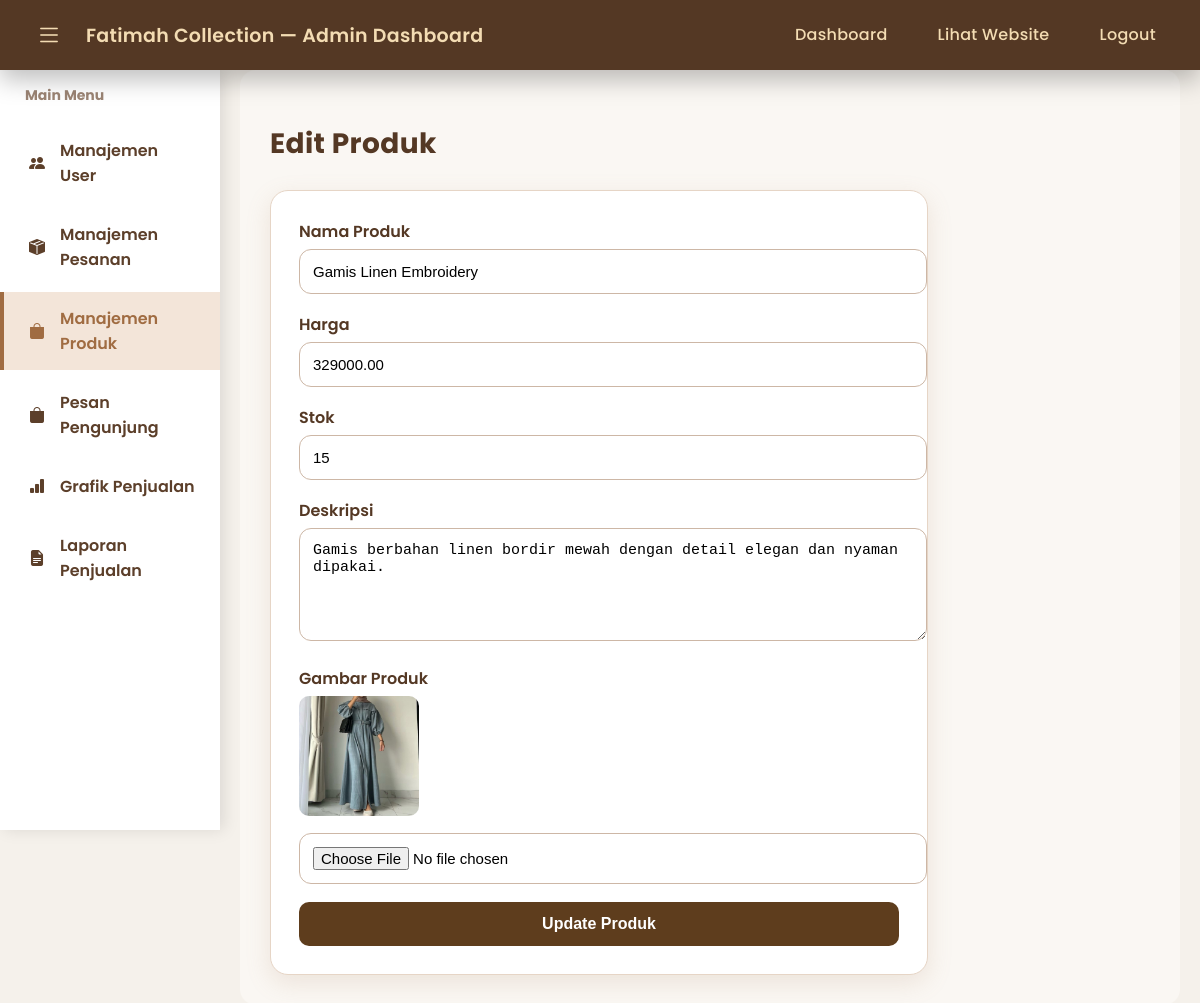
The page /admin/products/edit.php?id=3 on the database its author committed.
### tables this page shows
CREATE TABLE `products` (
  `id` int(11) NOT NULL,
  `sku` varchar(50) DEFAULT NULL,
  `name` varchar(200) NOT NULL,
  `category` varchar(100) NOT NULL,
  `published` tinyint(1) NOT NULL DEFAULT 1,
  `description` text DEFAULT NULL,
  `price` decimal(12,2) NOT NULL,
  `stock` int(11) NOT NULL DEFAULT 0,
  `image` varchar(255) DEFAULT NULL,
  `created_at` datetime DEFAULT current_timestamp()
);

### admin/products/edit.php (the view, shortened to what this page needs)
<?php
include "../layout.php";
$db = new Database();
$conn = $db->conn;
$id = intval($_GET['id']);
$product = $conn->query("SELECT * FROM products WHERE id=$id")->fetch_assoc();
?>
<div class="content">
    <div class="dashboard-container">
        <h2 class="page-title">Edit Produk</h2>
        <div class="form-card">
            <form method="POST" enctype="multipart/form-data">
                <label>Nama Produk</label>
                <input type="text" name="name" value="<?= $product['name'] ?>" required>
                <label>Harga</label>
                <input type="number" name="price" value="<?= $product['price'] ?>" required>
                <label>Stok</label>
                <input type="number" name="stock" value="<?= $product['stock'] ?>" required>
                <label>Deskripsi</label>
                <textarea name="description" rows="5"><?= $product['description'] ?></textarea>
                <label>Gambar Produk</label>
                <img src="../../uploads/products/<?= $product['image'] ?>" width="120"
                     style="border-radius:10px; margin-bottom:10px;">
                <input type="file" name="image">
                <button class="btn-submit" type="submit">Update Produk</button>
            </form>
        </div>
    </div>
</div>

### admin/layout.php (style rules this page uses)
body { margin: 0; padding: 0; font-family: 'Poppins', sans-serif; background: #f5f1eb; transition: .3s; }
.content { margin-left: 220px; margin-top: 70px; padding: 35px 40px; transition: .3s; }

### admin/products/edit.php (style rules this page uses)
.content { padding: 0 20px; }
.dashboard-container { padding: 30px; background: #faf7f3; min-height: 100vh; border-radius: 16px; }
.page-title { font-size: 28px; font-weight: 700; margin-bottom: 25px; color: #543824; letter-spacing: 0.4px; }
.form-card { background: #fff; padding: 28px; border-radius: 18px; border: 1px solid #e6d5c6; max-width: 600px; box-shadow: 0 8px 24px rgba(179,139,103,0.18); }
.form-card label { font-weight: 600; margin-bottom: 5px; display: block; color: #543824; }
.form-card input, .form-card textarea { width: 100%; padding: 13px; border-radius: 12px; border: 1px solid #cdb7a6; margin-bottom: 18px; font-size: 15px; }
.btn-submit { background: #5e3d1d; color: white; font-weight: 600; padding: 13px; border-radius: 10px; width: 100%; border: none; cursor: pointer; font-size: 16px; transition: 0.2s; }

### rows shown on the page
products: name "Gamis Linen Embroidery", price "329000.00", stock "15", description "Gamis berbahan linen bordir mewah dengan detail elegan dan nyaman dipakai.", image (picture)
